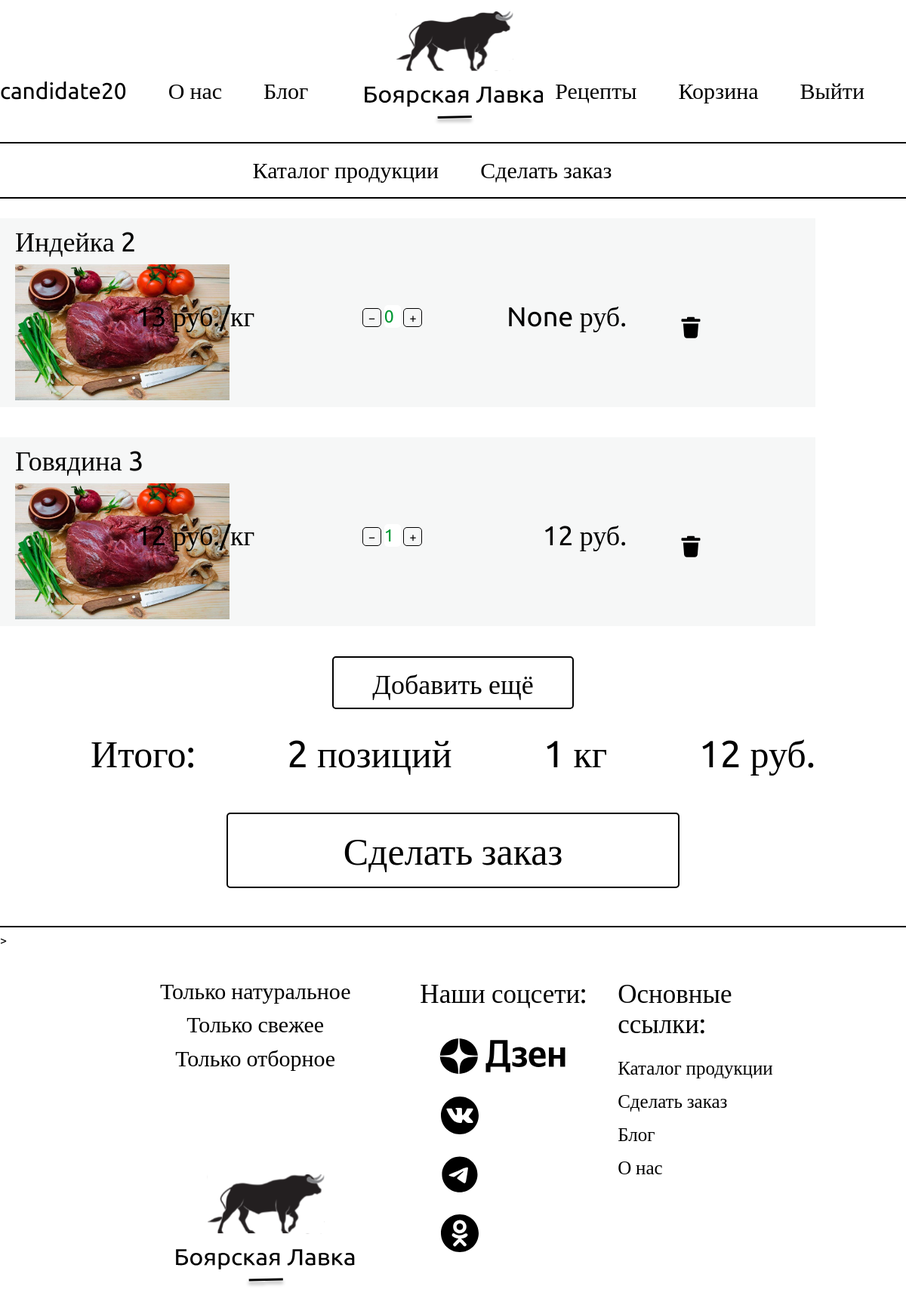
The app's page /shopping_cart (signed in) with its own data.
### butcher_shop_app/models.py (models this page shows)
class GoodsInShoppingCart(models.Model):
    user = models.ForeignKey(User, on_delete=models.CASCADE)
    product = models.ForeignKey(Product, on_delete=models.CASCADE)
    count = models.PositiveIntegerField(default=0, null=True)
    def cost(self):
        return self.product.cost
    def total_cost(self):
        if self.count:
            return self.product.cost * self.count
        return None

class Product(models.Model):
    name = models.CharField(max_length=200)
    cost = models.PositiveIntegerField()
    category_name = models.ManyToManyField(ProductCategories, default="Вне категорий")
    preview = RichTextField(default="Без описания", max_length=500)
    description = RichTextField(default="Без описания")
    image = models.ImageField(upload_to='img', default="img/1.png")
    def __str__(self):
        return self.name

### butcher_shop_app/views.py (the view)
# urls.py: path("shopping_cart", shopping_cart, name="shopping_cart"),
def shopping_cart(request):
    context = cart_logic(request)
    return render(request, "butcher_shop_app/shopping_cart.html", context)

### butcher_shop_app/views.py (called while the page is built, shortened)
def cart_logic(request):
    context = {}
    if request.method == "POST":
        form_type = request.POST.get("form_type")
        if form_type == 'del_good':
            del_good(request)
    if request.user.is_authenticated:
        user_cart = GoodsInShoppingCart.objects.filter(user=request.user)
        context["cart"] = user_cart
        context["count_goods_in_cart"] = len(user_cart)
    else:
        shopping_cart_eq = request.session.get('shopping_cart', [])
        count_goods_in_cart = len(shopping_cart_eq)
        context["cart"] = shopping_cart_eq
        context["count_goods_in_cart"] = count_goods_in_cart
    context.update(get_cart_sum_count_kgs(request))
    return context

def get_cart_sum_count_kgs(request):
    cart_info = {}
    products_count_kg = 0
    total_cost = 0
    count = 0
    if request.user.is_authenticated:
        cart = GoodsInShoppingCart.objects.filter(user=request.user)
        for product in cart:
            count += 1
            products_count_kg += product.count
            total_cost += products_count_kg * product.product.cost
    cart_info["products_count_kg"] = products_count_kg
    cart_info["total_cost"] = total_cost
    cart_info["product_count"] = count
    return cart_info

### butcher_shop_app/templates/butcher_shop_app/shopping_cart.html (shortened to what this page needs)
{% extends 'butcher_shop_app/base.html' %}
{% block content %}
{{cart_len}}<br>
{% include "butcher_shop_app/cart_base.html" %}
{% endblock %}

### butcher_shop_app/templates/butcher_shop_app/base.html (shortened to what this page needs)
<!DOCTYPE html>
<html>
<head>
    {% load static %}
    <link href="{% static 'butcher_shop_app/css/style.css' %}" rel="stylesheet" type="text/css"/>
    <link href="{% static 'butcher_shop_app/css/normalize.min.css' %}" rel="stylesheet" type="text/css"/>
</head>
<header>
    <nav class="header__nav">
        {% if request.user.is_authenticated == False %}
        <a href="{% url 'registrations' %}">Регистрация</a>
        {% else %}
        <a href="{% url 'lk' %}">{{request.user}}</a>
        {% endif %}
        <a href="#">О нас</a>
        <a href="{% url 'blog_list' %}">Блог</a>
        <a class="logo" href="{% url 'index' %}"></a>
        <a href="{% url 'receipts' %}">Рецепты</a>
        <a href="{% url 'shopping_cart' %}">Корзина</a>
        {% if request.user.is_authenticated == False %}
        <a href="{% url 'login'%}">Войти</a>
        {% else %}
        <a href="{% url 'logout'%}">Выйти</a>
        {% endif %}
    </nav>
    <hr class="header__line"/>
    <nav class="header__nav">
        <a class="second__nav__a" href="{% url 'product_list' %}">Каталог продукции</a>
        <a class="second__nav__a" href="{% url 'order_create' %}">Сделать заказ</a>
    </nav>
    <hr class="header__line"/>
</header>
<body>
{% block content %}
{%endblock%}
</body>
<footer>
  <div class="logo_block">
    <div class="logo__links">
      <p>Только натуральное</p>
      <p>Только свежее</p>
      <p>Только отборное</p>
    </div>
    <div class="footer__logo"></div>
  </div>
  <div class="soc_block">
    <div class="soc__header">Наши соцсети:</div>
    <div class="dzen"></div>
    <div class="vk"></div>
    <div class="telega"></div>
    <div class="ok"></div>
  </div>
  <div class="link_block">
    <div class="link__header">Основные ссылки:</div>
    <a class="link_block__link" href="{% url 'product_list' %}">Каталог продукции</a>
    <a class="link_block__link" href="{% url 'order_create' %}">Сделать заказ</a>
    <a class="link_block__link" href="{% url 'blog_list' %}">Блог</a>
    <a class="link_block__link">О нас</a>
  </div>
</footer>
</html>

### butcher_shop_app/templates/butcher_shop_app/cart_base.html (shortened to what this page needs)
{% load static %}
<div class="shopping_cart">
    {% for product in cart %}
    <div class="product__card blog_cart cart_card">
        <div class="image_title_block">
            <span class="product__card__title shopping_cart_title">{{product.product}} {{product.id}}</span>
            <img class="product__card__img shopping_cart_img" src="img/2504.970.jpg">
        </div>
        <div class="shopping_cart_centr_info">
            <div class="flex_container">
                <span class="product__card__cost shopping_cart_cost">{{product.cost}} руб./кг</span>
                <div class="shopping_cart_count_div">
                    <button class="product__card_change_btn shopping_cart_cange_btn" name="-"
                            id="change_btn_minus{{product.id}}">&#8722;
                    </button>
                    <form method="post" style="display: inline;">
                        <input class="product__card__count__input shopping_cart_input" id="input_{{product.id}}"
                               name="count"
                               type="number" min="1"
                               value="{{product.count}}">
                    </form>
                    <button class="product__card_change_btn shopping_cart_cange_btn" id="change_btn_plus{{product.id}}"
                            name="+">
                        &#43;
                    </button>
                </div>
                <p class="cart_sum">{{product.total_cost}} руб.</p>
                <form method="post">
                    <input class="trash_icon" type="image" src="{% static 'butcher_shop_app/img/trash.svg' %}" alt="Submit">
                </form>
            </div>
        </div>
    </div>
</div>
{% endfor %}
<button class="standart__button">
    Добавить ещё
</button>
<div class="cart_summary">
    <span class="total_p">Итого:</span>
    <span class="cart_summury_count">{{product_count}} позиций</span>
    <span class="cart_summury_kgs">{{products_count_kg}} кг</span>
    <span class="cart_summury_rub">{{total_cost}} руб.</span>
</div>
<button class="standart__button create_order_btn">
    Сделать заказ
</button>
<hr class="header__line"/>
>

### records on screen
GoodsInShoppingCart: product "Индейка", id "2", cost "13", count "0", total_cost "None"
GoodsInShoppingCart: product "Говядина", id "3", cost "12", count "1", total_cost "12"

### other values on screen
{{ request.user }} "candidate20"
{{ product_count }} "2"
{{ products_count_kg }} "1"
{{ total_cost }} "12"
